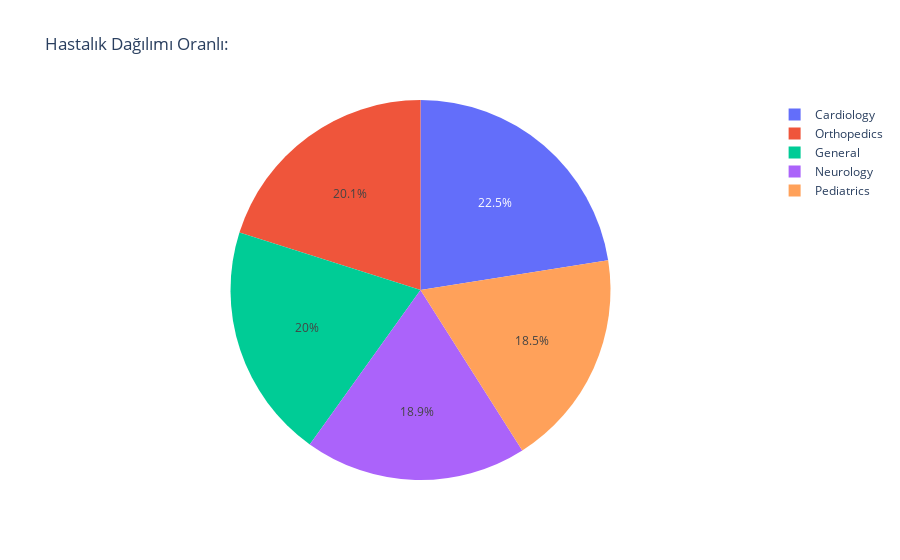

Notebook code for this chart:
### Code cell
# Hastalık bazında sayıları hesapla
hasta_sayi = data['Disease'].value_counts()

# Plotly ile pasta grafiği (pie chart) oluşturma
fig = px.pie(names=hasta_sayi.index,  # isim yerine index lerini
             values=hasta_sayi.values, # index yerlerinede kisi sayisini
             title='Hastalık Dağılımı Oranlı:', # başlık
             labels={'names': 'Hastalık',
                     'values': 'Toplam Sayı'},  #labellerimiz
             template='plotly_white') # arkaplan rengi
fig.show()  # yapılanı gösterme

### Figure 1 — Plotly figure (JSON) as saved in the notebook; plotly's stock layout.template omitted (floating-point values rounded to 4 significant figures)
{"data": [{"domain": {"x": [0, 1], "y": [0, 1]}, "hovertemplate": "Hastalık=%{label}<br>Toplam Sayı=%{value}<extra></extra>", "labels": ["Cardiology", "Orthopedics", "General", "Neurology", "Pediatrics"], "legendgroup": "", "name": "", "showlegend": true, "type": "pie", "values": [225, 201, 200, 189, 185]}], "layout": {"legend": {"tracegroupgap": 0}, "title": {"text": "Hastalık Dağılımı Oranlı:"}}}
